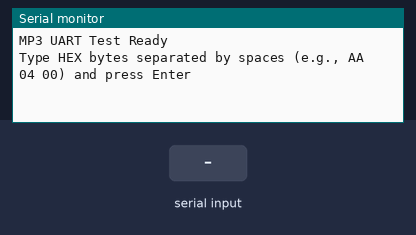
Bench run of a sketch on a simulated Arduino Uno, built with avr-gcc and run on an emulated ATmega328P. On the bench: the last lines printed to the serial monitor. The inputs (shaded band) are chosen by the test bench.

Above: at 1.2 s.
1.3 s: "90 45\n" received over Serial
At 2.5 s:
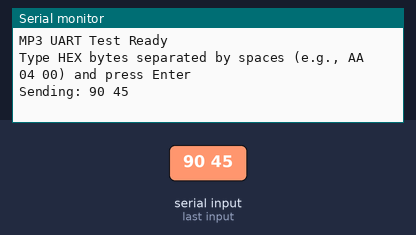
2.8 s: "90 45\n" received over the second serial link
At 3.3 s:
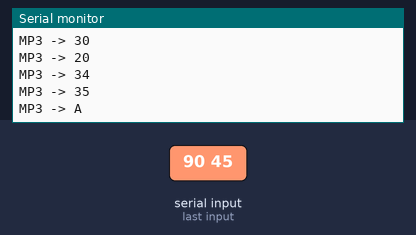
4.3 s: "5\n" received over Serial
At 4.8 s:
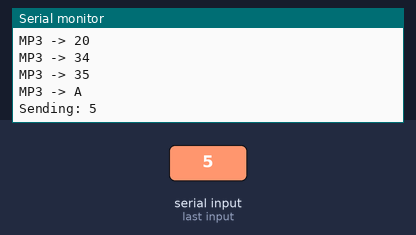
5.8 s: "30 150\n" received over the second serial link
At 7.2 s:
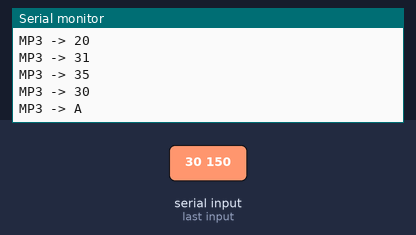
Timing chart, 0 to 8.3 s (numbered marks = the images above; inputs shaded):
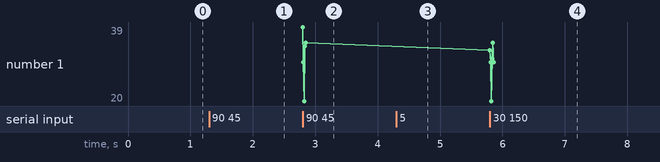

Measured:
- after the input at 1.3 s, the serial monitor: prints a new line at once (image 1)
- after the input at 2.8 s, the serial monitor: prints a new line at once (image 2)
- after the input at 4.3 s, the serial monitor: prints a new line at once (image 3)
- after the input at 5.8 s, the serial monitor: prints a new line at once (image 4)

The sketch:

DY-SV5W_Passthrough.ino
```cpp
#include <Arduino.h>
#include <SoftwareSerial.h>

#define MP3_RX 11  // Arduino RX (connect to MP3 TX)
#define MP3_TX 12  // Arduino TX (connect to MP3 RX)

SoftwareSerial mp3Serial(MP3_RX, MP3_TX);

void setup() {
  Serial.begin(9600);       // Serial Monitor
  mp3Serial.begin(9600);    // DY-SV5W UART baud rate
  Serial.println("MP3 UART Test Ready");
  Serial.println("Type HEX bytes separated by spaces (e.g., AA 04 00) and press Enter");
}

void loop() {
  // Forward data from Serial Monitor to MP3 module
  if (Serial.available()) {
    String input = Serial.readStringUntil('\n');
    input.trim();
    if (input.length() > 0) {
      Serial.print("Sending: ");
      Serial.println(input);

      // Parse HEX bytes from input
      int start = 0;
      while (start < input.length()) {
        int end = input.indexOf(' ', start);
        if (end == -1) end = input.length();
        String token = input.substring(start, end);
        byte value = (byte) strtol(token.c_str(), NULL, 16);
        mp3Serial.write(value);
        start = end + 1;
      }
    }
  }

  // Echo any response from MP3 module
  while (mp3Serial.available()) {
    byte incoming = mp3Serial.read();
    Serial.print("MP3 -> ");
    Serial.println(incoming, HEX);
  }
}
```
